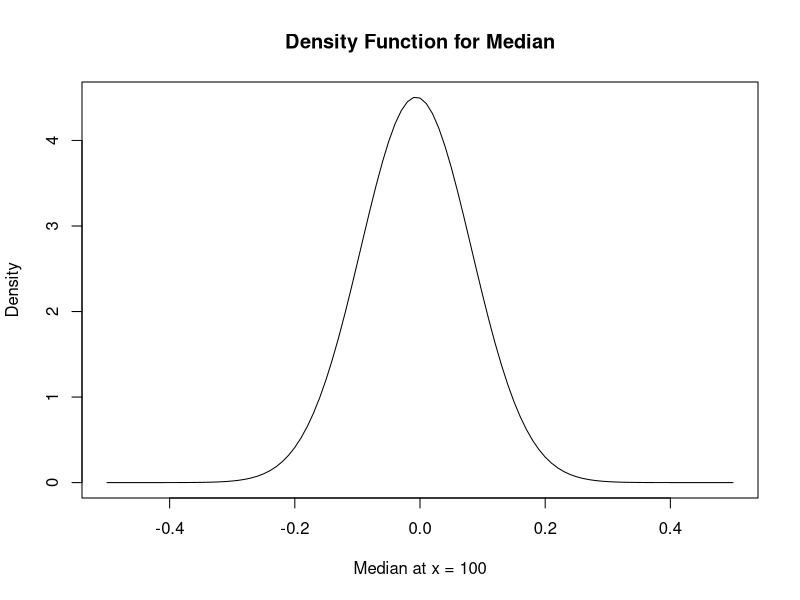
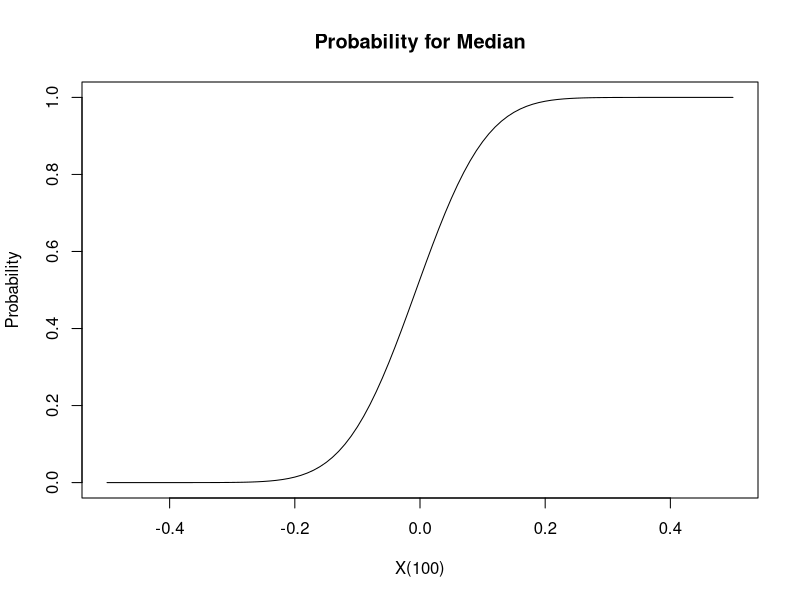
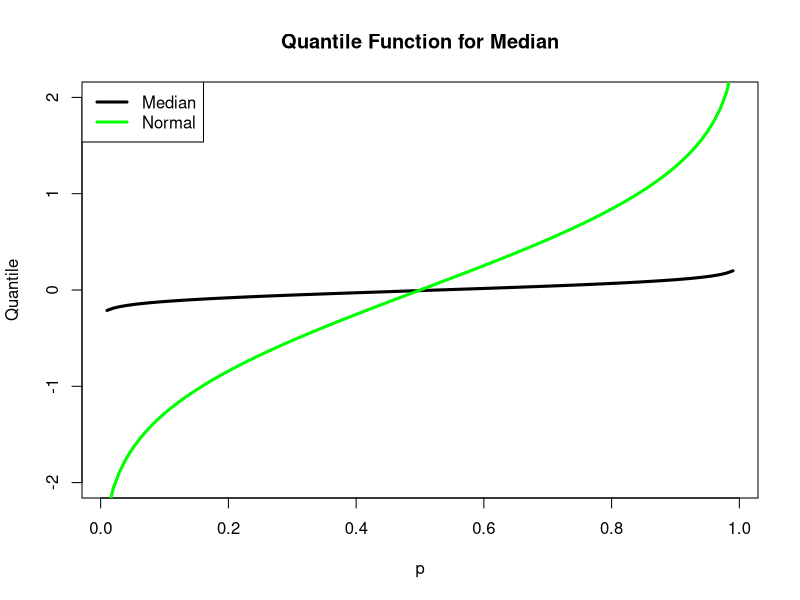
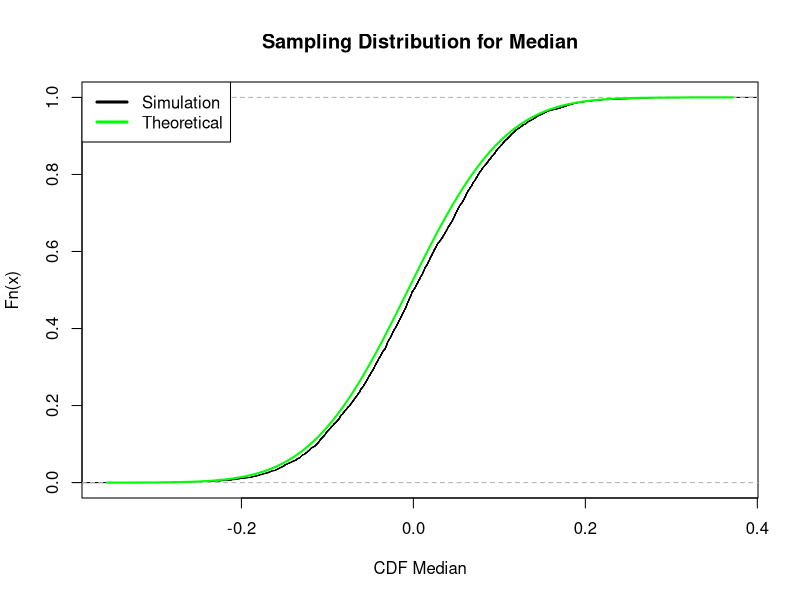
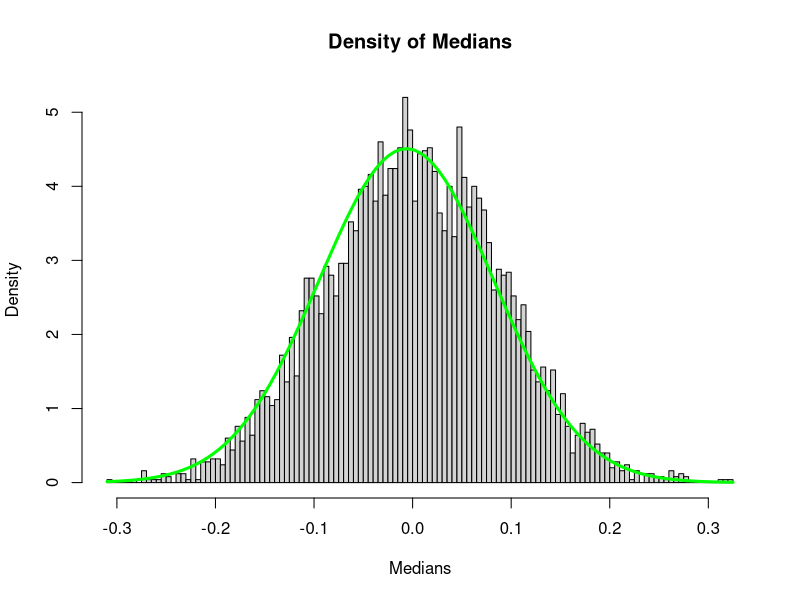

Here is the R script that generated these plots, in order:
## ---- chunk 1
library(dplyr)
library(tidyverse)
## ---- chunk 2
dorder <- function(x){
  100 * choose(200,100) * (pnorm(x))^(100-1) * (1-pnorm(x))^(200-100) * dnorm(x)
}

curve(dorder(x), -0.5, 0.5, main = "Density Function for Median", xlab = "Median at x = 100", ylab = "Density")
## ---- chunk 3
porder <- function(x){
  pbinom(100-1, 200, pnorm(x), lower.tail = FALSE)
}
curve(porder(x), -0.5, 0.5, main = "Probability for Median", 
      xlab = "X(100)", ylab = "Probability")
## ---- chunk 4
qorder <- function(p){
  out <- p
  for (i in seq_along(p)){
    out[i] <- uniroot(function(x){
      porder(x) - p[i]
      },
      c(-100,100))$root
  }
  out
}

p <- seq(0.01, 0.99, by = 0.01)
plot(p,
     qorder(p),
     type="l",
     ylim=c(-2,2),
     ylab="Quantile",
     lwd=3,
     main = "Quantile Function for Median")
lines(p,
      qnorm(p),
      col="green",
      lwd=3)
legend("topleft",
       c("Median","Normal"),
       col = c("black","green"), 
       lwd = 3)
## ---- chunk 5
sample <- array(rnorm(1000000, 0, 1), c(5000, 200))
meds <- sample %>% 
  apply(1, median)
plot(ecdf(meds),
     xlab = "CDF Median",
     main = "Sampling Distribution for Median")
curve(porder(x), lwd = 2, add = TRUE, col = "green")
legend("topleft",
       c("Simulation","Theoretical"), 
       col = c("black", "green"), 
       lwd = 3)
## ---- chunk 6
hist(meds, breaks = 100, freq = FALSE, 
     main = "Density of Medians",
     xlab = "Medians")
curve(dorder(x), col = "green", add = TRUE, lw = 3)
## ---- chunk 7

## ---- chunk 8

## ---- chunk 9

## ---- chunk 10

## ---- chunk 11

